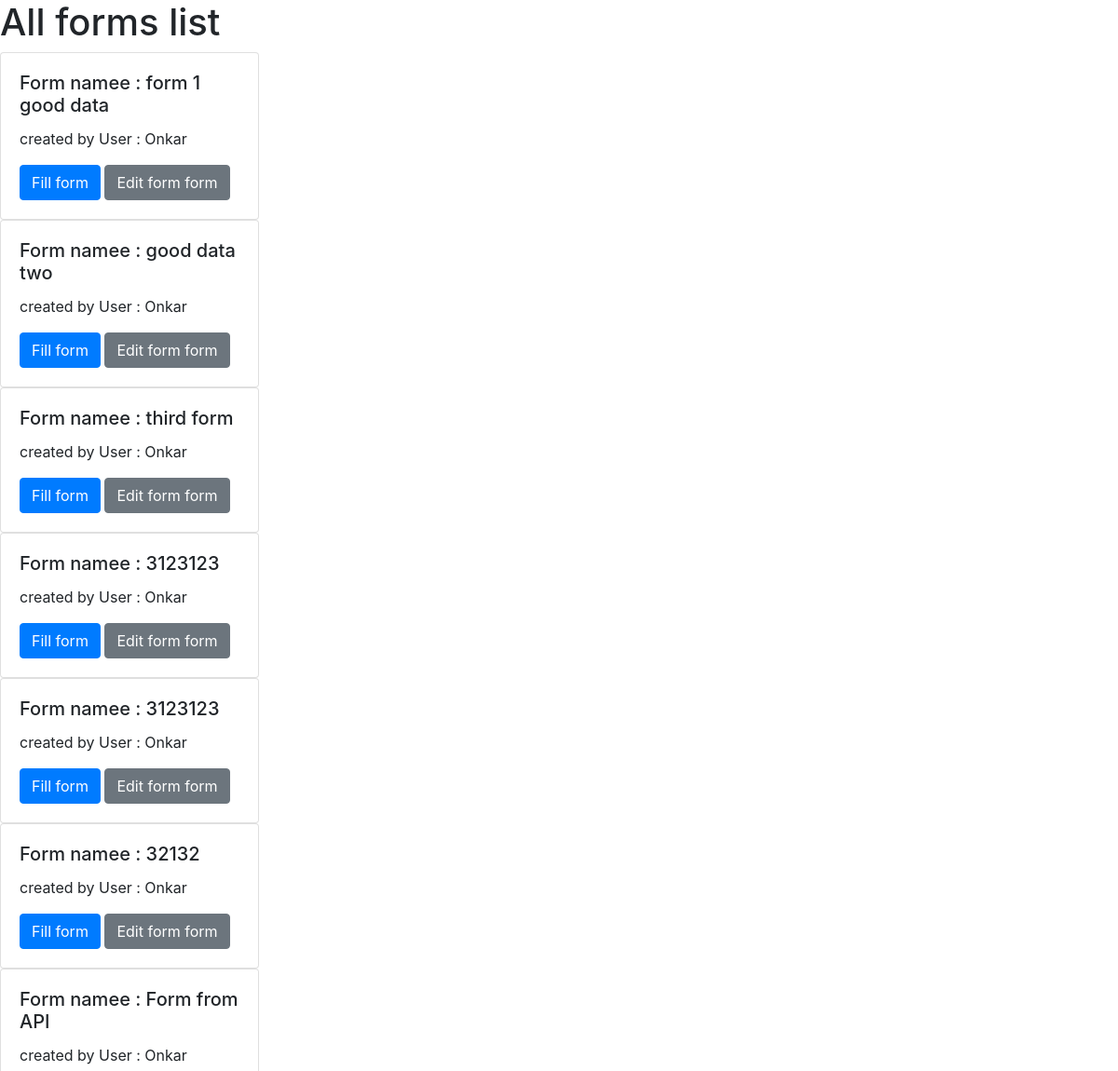
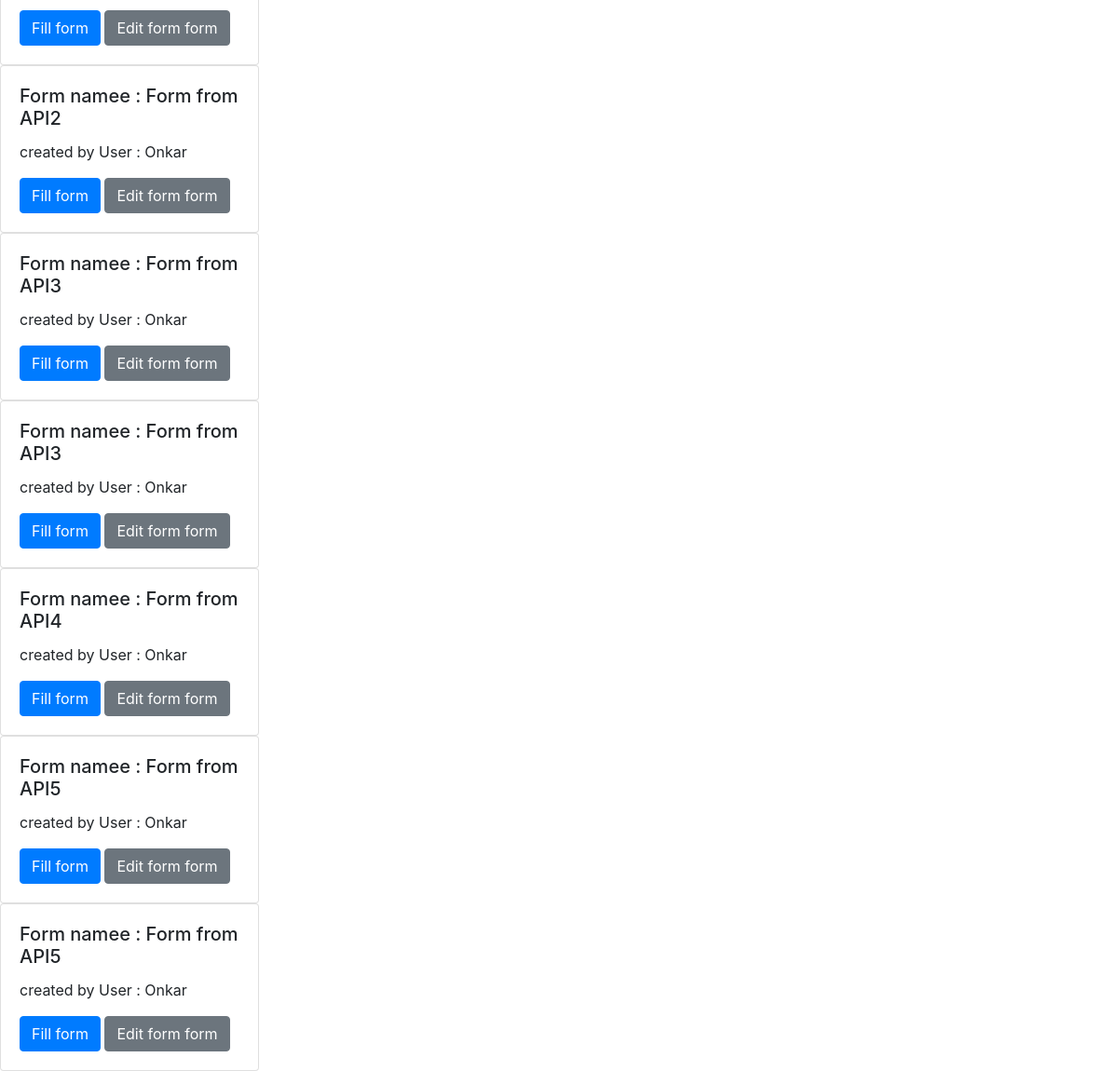
The page /allforms/ on the database its author committed (2 pictures, top to bottom).
### gforms/models.py (models this page shows, shortened)
class FormMain(models.Model):
    formname = models.CharField(max_length=200)
    csvfile =models.FileField(upload_to='csvs',blank=True)
    usethisbool = models.BooleanField(default=False )
    createdby = models.ForeignKey(settings.AUTH_USER_MODEL, on_delete=models.CASCADE
    ,default=1)

### gforms/views.py (the view)
# urls.py: path('allforms/',views.allforms , name='allforms'),
def allforms(request):
    allforms = FormMain.objects.all()
    context = {'allforms':allforms}
    return render(request,'allforms.html',context)

### templates/allforms.html (shortened to what this page needs)
<!DOCTYPE html>
<html lang="en">
<head>
    <link rel="stylesheet" href="https://stackpath.bootstrapcdn.com/bootstrap/4.4.1/css/bootstrap.min.css">
</head>
<body>
    <h1>All forms list</h1>
    {% for f in allforms %}
    <div class="row">
        <div class="col-sm-3">
          <div class="card">
            <div class="card-body">
              <h5 class="card-title">Form namee : {{f.formname}}</h5>
              <p class="card-text">created by User : {{f.createdby}}</p>
              <a href="{% url 'formview' f.id %}" class="btn btn-primary">Fill form</a>
              <a href="{% url 'formedit' f.id %}" class="btn btn-secondary">Edit form form</a>
            </div>
          </div>
        </div>
      </div>
    {% endfor %}
</body>
</html>

### rows shown on the page
FormMain: formname "form 1 good data", createdby "Onkar"
FormMain: formname "good data two", createdby "Onkar"
FormMain: formname "third form", createdby "Onkar"
FormMain: formname "3123123", createdby "Onkar"
FormMain: formname "3123123", createdby "Onkar"
FormMain: formname "32132", createdby "Onkar"
FormMain: formname "Form from API", createdby "Onkar"
FormMain: formname "Form from API2", createdby "Onkar"
FormMain: formname "Form from API3", createdby "Onkar"
FormMain: formname "Form from API3", createdby "Onkar"
FormMain: formname "Form from API4", createdby "Onkar"
FormMain: formname "Form from API5", createdby "Onkar"
FormMain: formname "Form from API5", createdby "Onkar"
